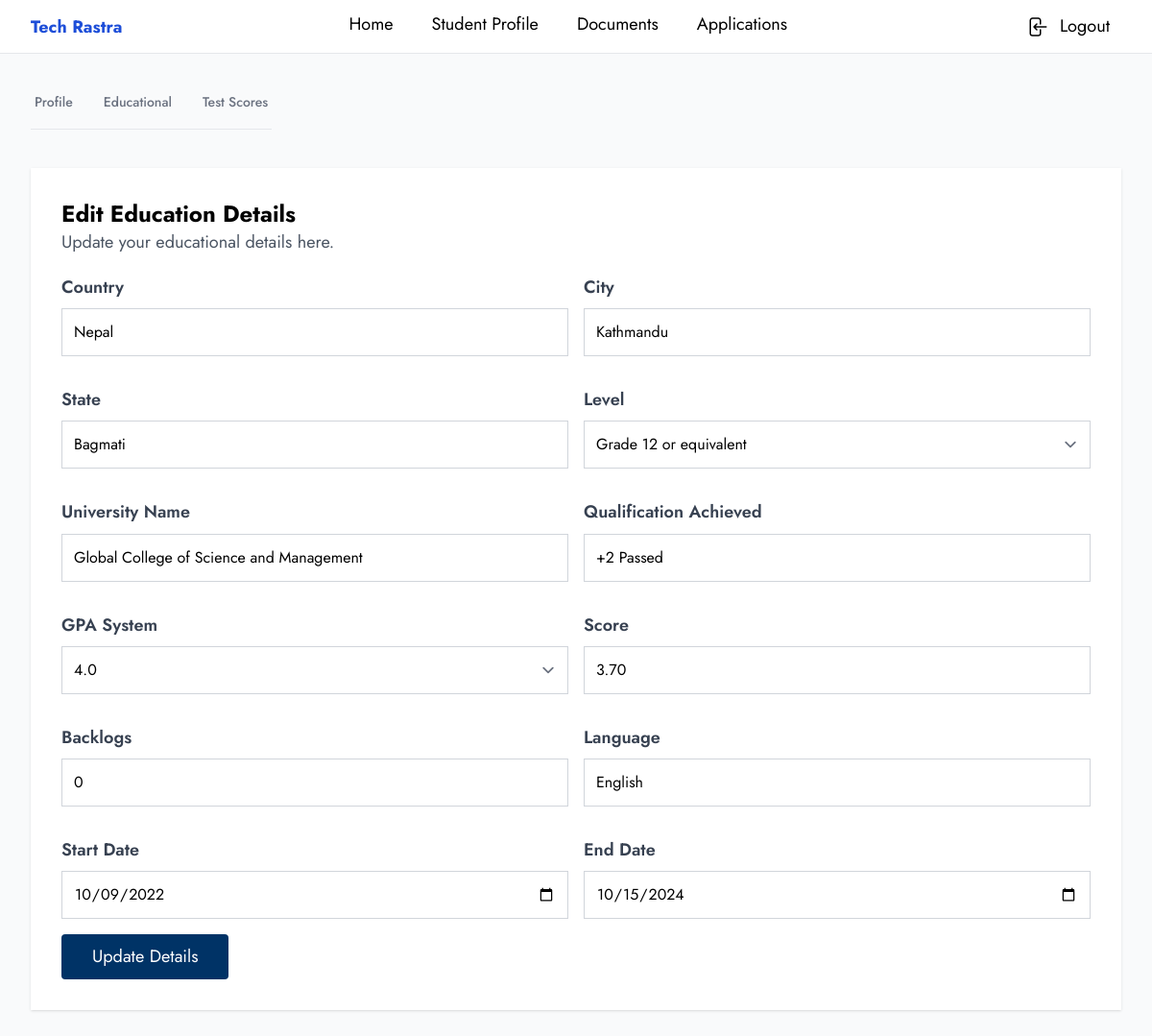
The app's page /student/profile/education/edit/1 (signed in) with its own data.
### users/models.py (models this page shows, shortened)
class Consultancy(models.Model):
    STATUS_CHOICES = (
        ("pending", "Pending"),
        ("approved", "Approved"),
        ("rejected", "Rejected"),
    )
    STATE_CHOICES = (
        ("Province 1", "Province 1"),
        ("Province 2", "Province 2"),
        ("Bagmati", "Bagmati"),
        ("Gandaki", "Gandaki"),
        ("Lumbini", "Lumbini"),
        ("Karnali", "Karnali"),
        ("Sudurpashchim", "Sudurpashchim"),
    )
    name = models.CharField(max_length=255, unique=True)
    company_email = models.EmailField(max_length=255, unique=True)
    user = models.OneToOneField(
        User,
        on_delete=models.CASCADE,
    )
    slug = models.SlugField(max_length=255, unique=True, blank=True)
    logo = models.ImageField(upload_to="consultancy", null=True, blank=True)
    website = models.URLField(max_length=255, null=True, blank=True)
    address = models.CharField(max_length=255)
    city = models.CharField(max_length=100)
    zip_code = models.CharField(max_length=10)
    state = models.CharField(max_length=100, choices=STATE_CHOICES)
    country = models.CharField(max_length=100)
    phone = models.CharField(max_length=15)
    whatsapp = models.CharField(max_length=15, null=True, blank=True)
    status = models.CharField(max_length=100, choices=STATUS_CHOICES, default="pending")
    created_at = models.DateTimeField(default=timezone.now)
    updated_at = models.DateTimeField(default=timezone.now)
    class Meta:
        db_table = "consultancy"
        verbose_name_plural = "Consultancies"

### student/models.py (models this page shows, shortened)
class Education(models.Model):
    LEVEL_CHOICES = (
        ("grade 12 or equivalent", "Grade 12 or equivalent"),
        ("undergraduate", "Undergraduate"),
        ("postgraduate", "Postgraduate"),
    )
    GPA_SYSTEM_CHOICES = (
        ("4.0", "4.0"),
        ("5.0", "5.0"),
        ("7.0", "7.0"),
        ("10.0", "10.0"),
        ("100.0", "100.0"),
    )
    country = models.CharField(max_length=100)
    city = models.CharField(max_length=100)
    state = models.CharField(max_length=100)
    level = models.CharField(max_length=50, choices=LEVEL_CHOICES)
    university_name = models.CharField(max_length=255)
    qualification_achieved = models.CharField(max_length=255)
    gpa_system = models.CharField(max_length=10, choices=GPA_SYSTEM_CHOICES)
    score = models.DecimalField(max_digits=5, decimal_places=2)
    backlogs = models.PositiveIntegerField(null=True, blank=True, default=0)
    language = models.CharField(max_length=100)
    start_date = models.DateField()
    end_date = models.DateField()
    user = models.ForeignKey(User, on_delete=models.CASCADE, related_name="education")
    created_at = models.DateTimeField(auto_now_add=True)
    updated_at = models.DateTimeField(auto_now=True)
    class Meta:
        db_table = "education"
        verbose_name_plural = "Education"

### student/views.py (the view)
@login_required(login_url="login")
def edit_education(request, pk):
    if request.user.role != "student":
        messages.error(request, "You are not authorized to view this page.")
        return redirect("error")
    education = Education.objects.filter(id=pk).first()
    if not education:
        messages.error(request, "Education not found.")
        return redirect("student_profile_educational")
    form = EducationForm(request.POST or None, instance=education)
    if request.method == "POST" and form.is_valid():
        form.save()
        messages.success(request, "Education updated successfully.")
        return redirect("student_profile_educational")
    return render(request, "student/edit_education.html", {"form": form})

### users/context.py (called while the page is built)
def consultancy(request):
    is_profile_complete = False
    if request.user.is_authenticated:
        if request.user.role == "consultancy":
            consultancy = request.user.role == "consultancy"
            is_profile_complete = Consultancy.objects.filter(user=request.user).exists()
            return {
                "consultancy": consultancy,
                "is_profile_complete": is_profile_complete,
            }
        elif request.user.role == "student":
            consultancy = request.user.associated_with
            return {
                "student_consultancy": consultancy,
            }
    return {
        "consultancy": None,
        "is_profile_complete": False,
        "student_consultancy": None,
    }

### templates/student/edit_education.html (shortened to what this page needs)
{% extends 'base/profile_base.html' %}
{% block content %}
<div class="container mx-auto my-4">
    <div class="my-10">
        <div class="mt-8">
            {% include 'common/profile_tabs.html' %}
        </div>
    </div>
    <div class="bg-white w-full shadow p-5 md:p-8 my-10">
        <div class="mb-5">
            <h1 class="text-2xl font-bold">Edit Education Details</h1>
            <p class="text-gray-600">
                Update your educational details here.
            </p>
        </div>
        <form method="POST" enctype="multipart/form-data" novalidate>
            <div class="grid grid-cols-1 md:grid-cols-2 xl:grid-cols-3 gap-4">
                {% for field in form %}
                <div class="mb-4">
                    <label for="{{ field.id_for_label }}" class="block text-gray-700 font-semibold mb-2">
                        {{ field.label }}
                    </label>
                    {{ field }}
                </div>
                {% endfor %}
            </div>
            <button type="submit" class="btn__primary">Update Details</button>
        </form>
    </div>
</div>
{% endblock %}

### templates/common/profile_navbar.html (shortened to what this page needs)
<header class="bg-white shadow-xl border-b">
    <nav class="px-4 md:container md:mx-auto flex items-center justify-between">
        <div><span class="text-lg font-bold text-blue-700">{{student_consultancy.name}}</span></div>
        <div class="hidden md:flex justify-center gap-10">
            <a href="{% url 'student_home' %}"
                class="cursor-pointer py-3 border-b-4 {% if request.resolver_match.url_name == 'student_home' %} border-b-blue-700  {% else %} border-b-white {% endif %}">
                Home</a>
            <a href="{% url 'student_profile' %}"
                class="cursor-pointer py-3 border-b-4 {% if request.resolver_match.url_name == 'student_profile' %} border-b-blue-700  {% else %} border-b-white {% endif %}">
                Student Profile</a>
            <a href="{% url 'student_documents' %}"
                class="cursor-pointer py-3 border-b-4 {% if request.resolver_match.url_name == 'student_documents' %} border-b-blue-700  {% else %} border-b-white {% endif %}">
                Documents</a>
            <a href="{% url 'student_applications' %}"
                class="cursor-pointer py-3 border-b-4 {% if request.resolver_match.url_name == 'student_applications' %} border-b-blue-700  {% else %} border-b-white {% endif %}">
                Applications</a>
        </div>
        <div>
            <div>
                <a href="{% url 'logout' %}" class="flex items-center gap-3 p-3">
                    <span class="hidden md:inline">Logout</span>
                </a>
            </div>
        </div>
    </nav>
</header>

### records on screen
Consultancy: name "Tech Rastra"
Education: form "Nepal" "Kathmandu" "Bagmati" "Grade 12 or equivalent" "Global College of Science and Management" "+2 Passed" "4.0" "3.70" "0" "English" "10/09/2022" "10/15/2024"

### other values on screen
{{ field.label }} "Country" "City" "State" "Level" "University Name" "Qualification Achieved" "GPA System" "Score" "Backlogs" "Language" "Start Date" "End Date"
